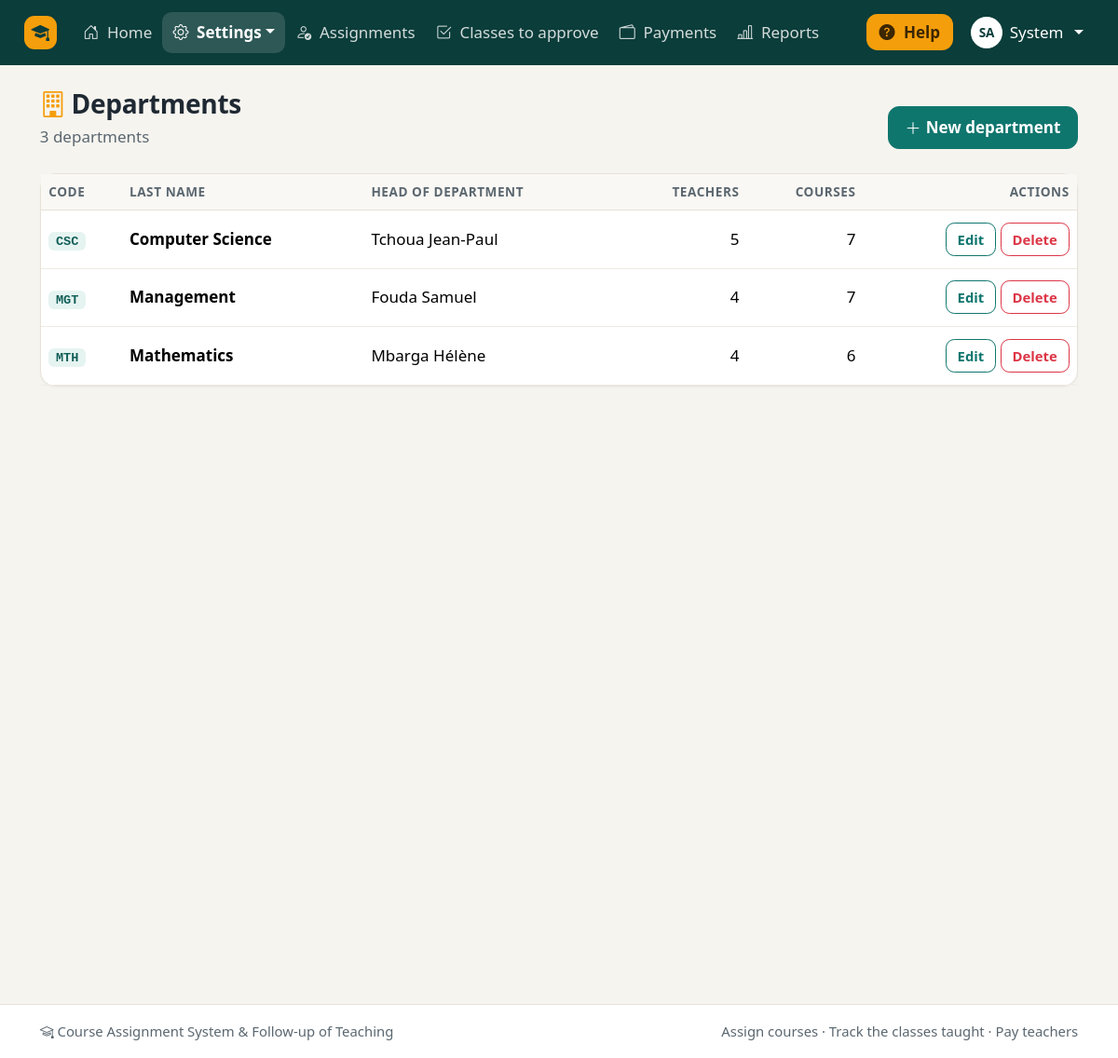
The app's page /admin/departments.php (signed in) with its own data.
### tables this page shows
CREATE TABLE users (
    id             INT AUTO_INCREMENT PRIMARY KEY,
    last_name      VARCHAR(80)  NOT NULL,
    first_name     VARCHAR(80)  NOT NULL,
    email          VARCHAR(150) NOT NULL UNIQUE,
    password_hash  VARCHAR(255) NOT NULL,
    role           ENUM('admin','head','teacher','accountant') NOT NULL DEFAULT 'teacher',
    department_id  INT NULL,
    academic_rank  VARCHAR(50) NULL,
    max_load       INT NOT NULL DEFAULT 0,
    phone          VARCHAR(30) NULL,
    is_active      TINYINT(1) NOT NULL DEFAULT 1,
    created_at     DATETIME NOT NULL DEFAULT CURRENT_TIMESTAMP,
    CONSTRAINT fk_user_department FOREIGN KEY (department_id) REFERENCES departments(id) ON DELETE SET NULL
);

CREATE TABLE departments (
    id       INT AUTO_INCREMENT PRIMARY KEY,
    name     VARCHAR(100) NOT NULL,
    code     VARCHAR(10)  NOT NULL UNIQUE,
    head_id  INT NULL
);

### includes/auth.php (called while the page is built, shortened)
<?php
require_once __DIR__ . '/functions.php';
function require_login(): array
{
    $user = current_user();
    return $user;
}
function require_role(array $roles): array
{
    $user = require_login();
    return $user;
}

### admin/departments.php (the view, shortened to what this page needs)
<?php
require_once __DIR__ . '/../includes/auth.php';
$user = require_role(['admin']);
$departments = db_all(
    "SELECT d.*, u.last_name AS head_last_name, u.first_name AS head_first_name,
            (SELECT COUNT(*) FROM users x WHERE x.department_id = d.id AND x.role IN ('teacher', 'head') AND x.is_active = 1) AS teacher_count,
            (SELECT COUNT(*) FROM courses c WHERE c.department_id = d.id AND c.is_active = 1) AS course_count
     FROM departments d LEFT JOIN users u ON u.id = d.head_id
     ORDER BY d.name"
);
require __DIR__ . '/../includes/header.php';
?>
<div class="page-header">
    <div>
        <h1><?= icon('building', 'greeting-icon') ?>Departments</h1>
        <p class="lead-text"><?= count($departments) ?> departments</p>
    </div>
    <a href="<?= e(url('admin/department_form.php')) ?>" class="btn btn-primary"><?= icon('plus-lg') ?>New department</a>
</div>
<div class="card">
    <div class="table-responsive">
        <table class="table table-hover table-card">
            <thead>
            <tr>
                <th>Code</th>
                <th>Last name</th>
                <th>Head of department</th>
                <th class="num">Teachers</th>
                <th class="num">Courses</th>
                <th class="text-end">Actions</th>
            </tr>
            </thead>
            <tbody>
            <?php foreach ($departments as $d): ?>
                <tr>
                    <td><span class="code-badge"><?= e($d['code']) ?></span></td>
                    <td class="fw-semibold"><?= e($d['name']) ?></td>
                    <td><?= $d['head_id'] ? e($d['head_last_name'] . ' ' . $d['head_first_name']) : '<span class="text-body-secondary">Not appointed</span>' ?></td>
                    <td class="num"><?= (int) $d['teacher_count'] ?></td>
                    <td class="num"><?= (int) $d['course_count'] ?></td>
                    <td class="text-end text-nowrap">
                        <a href="<?= e(url('admin/department_form.php?id=' . $d['id'])) ?>" class="btn btn-sm btn-outline-primary">Edit</a>
                        <form method="post" class="d-inline" data-confirm="Delete the <?= e($d['name']) ?> department?">
                            <button class="btn btn-sm btn-outline-danger">Delete</button>
                        </form>
                    </td>
                </tr>
            <?php endforeach; ?>
            </tbody>
        </table>
    </div>
</div>
<?php require __DIR__ . '/../includes/footer.php'; ?>

### includes/header.php (shortened to what this page needs)
<?php
$user = current_user();
$body_class = $body_class ?? '';
$scriptPath = ltrim(substr($_SERVER['SCRIPT_NAME'] ?? '', strlen(rtrim(BASE_URL, '/'))), '/');
$nav_active = $nav_active ?? $scriptPath;
$teachingMenu = ['My teaching', [
    ['My courses and workload', 'teacher/dashboard.php', 'journal-text'],
    ['My classes', 'teacher/sessions.php', 'clock-history'],
    ['My money', 'teacher/payments.php', 'wallet2'],
], 'person-workspace'];
$menus = [
    'admin' => [
        ['Home', 'admin/dashboard.php', 'house-door'],
        ['Settings', [
            ['Users', 'admin/users.php', 'people'],
            ['Departments', 'admin/departments.php', 'building'],
            ['Courses', 'admin/courses.php', 'journal-bookmark'],
            ['Academic years', 'admin/years.php', 'calendar3'],
            ['Hourly rates', 'admin/rates.php', 'cash-coin'],
        ], 'gear'],
        ['Assignments', 'admin/assignments.php', 'person-check'],
        ['Classes to approve', 'head/sessions_validation.php', 'check2-square'],
        ['Payments', 'accountant/payments.php', 'wallet2'],
        ['Reports', 'admin/reports.php', 'bar-chart-line'],
    ],
    'head' => [
        ['Home', 'head/dashboard.php', 'house-door'],
        ['Assignments', 'head/assignments.php', 'person-check'],
        ['Courses', 'admin/courses.php', 'journal-bookmark'],
        ['Classes to approve', 'head/sessions_validation.php', 'check2-square'],
        ['Reports', 'admin/reports.php', 'bar-chart-line'],
        $teachingMenu,
    ],
    'teacher' => [
        ['Home', 'teacher/dashboard.php', 'house-door'],
        ['My classes', 'teacher/sessions.php', 'clock-history'],
        ['My money', 'teacher/payments.php', 'wallet2'],
    ],
    'accountant' => [
        ['Home', 'accountant/dashboard.php', 'house-door'],
        ['Payments', 'accountant/payments.php', 'wallet2'],
        ['New payment', 'accountant/payment_form.php', 'plus-circle'],
        ['Payment statements', 'accountant/statements.php', 'printer'],
    ],
];
$menu = $user ? ($menus[$user['role']] ?? []) : [];
?>
<!doctype html>
<html lang="en">
<head>
    <link rel="stylesheet" href="<?= e(url('assets/vendor/bootstrap/css/bootstrap.min.css')) ?>">
    <link rel="stylesheet" href="<?= e(url('assets/vendor/bootstrap-icons/bootstrap-icons.min.css')) ?>">
    <link rel="stylesheet" href="<?= e(url('assets/css/style.css')) ?>">
    <link rel="stylesheet" href="<?= e(url('assets/css/print.css')) ?>" media="print">
</head>
<body class="<?= e($body_class) ?>">
<?php if ($user): ?>
<nav class="navbar navbar-expand-xl navbar-dark app-navbar no-print">
    <div class="container-fluid px-lg-4">
        <a class="navbar-brand" href="<?= e(url(dashboard_path($user['role']))) ?>">
            <span class="brand-mark"><?= icon('mortarboard-fill') ?></span>
        </a>
        <div class="collapse navbar-collapse" id="mainNav">
            <ul class="navbar-nav me-auto mb-2 mb-xl-0">
                <?php foreach ($menu as [$label, $target, $iconName]): ?>
                    <?php if (is_array($target)):
                        $isActive = in_array($nav_active, array_column($target, 1), true); ?>
                        <li class="nav-item dropdown">
                            <a class="nav-link dropdown-toggle<?= $isActive ? ' active' : '' ?>" href="#" role="button"
                               data-bs-toggle="dropdown" aria-expanded="false"><?= icon($iconName) ?> <?= e($label) ?></a>
                        </li>
                    <?php else: ?>
                        <li class="nav-item">
                            <a class="nav-link<?= $nav_active === $target ? ' active' : '' ?>"
                               <?= $nav_active === $target ? 'aria-current="page"' : '' ?>
                               href="<?= e(url($target)) ?>"><?= icon($iconName) ?> <?= e($label) ?></a>
                        </li>
                    <?php endif; ?>
                <?php endforeach; ?>
            </ul>
            <div class="d-flex flex-wrap align-items-center gap-2">
                <button type="button" class="btn btn-help" data-bs-toggle="offcanvas" data-bs-target="#helpPanel" aria-controls="helpPanel">
                    <?= icon('question-circle-fill') ?> Help
                </button>
                <div class="dropdown">
                    <a class="nav-link dropdown-toggle text-white user-chip" href="#" role="button" data-bs-toggle="dropdown" aria-expanded="false">
                        <span class="avatar"><?= e(mb_strtoupper(mb_substr($user['first_name'], 0, 1) . mb_substr($user['last_name'], 0, 1))) ?></span>
                        <span><?= e($user['first_name']) ?></span>
                    </a>
                </div>
            </div>
        </div>
    </div>
</nav>
<?php endif; ?>
<main class="<?= $user ? 'container-xl py-4' : 'guest-main' ?>">

### assets/css/style.css (style rules this page uses)
:root { --app-teal: #0f766e; --app-teal-dark: #115e59; --app-teal-deep: #0b3d3a; --app-teal-soft: #e6f4f1; --app-amber: #f59e0b; --app-amber-soft: #fff4dc; --app-ink: #1f2933; --app-muted: #5b6770; --app-bg: #f6f4ef; --app-line: #e7e2d8; --app-radius: 16px; --bs-primary: #0f766e; --bs-primary-rgb: 15, 118, 110; --bs-link-color: #0f766e; --bs-link-color-rgb: 15, 118, 110; --bs-link-hover-color: #115e59; --bs-body-color: #1f2933; --bs-secondary-color: #5b6770; --bs-border-radius: .65rem; --bs-border-radius-lg: .9rem; --bs-focus-ring-color: rgba(15, 118, 110, .3); }
html { font-size: 106.25%; }
body { background: var(--app-bg); color: var(--app-ink); min-height: 100vh; display: flex; flex-direction: column; line-height: 1.55; }
main { flex: 1; }
h1, h2, h3, .h1, .h2, .h3, .h4, .h5 { color: var(--app-ink); letter-spacing: -.01em; }
.btn { font-weight: 600; padding: .55rem 1.05rem; border-radius: .7rem; }
.btn-sm { padding: .35rem .7rem; border-radius: .55rem; font-weight: 600; }
.btn-primary { --bs-btn-bg: #0f766e; --bs-btn-border-color: #0f766e; --bs-btn-hover-bg: #115e59; --bs-btn-hover-border-color: #115e59; --bs-btn-active-bg: #0b4f4a; --bs-btn-active-border-color: #0b4f4a; --bs-btn-disabled-bg: #0f766e; --bs-btn-disabled-border-color: #0f766e; }
.btn-outline-primary { --bs-btn-color: #0f766e; --bs-btn-border-color: #0f766e; --bs-btn-hover-bg: #0f766e; --bs-btn-hover-border-color: #0f766e; --bs-btn-active-bg: #0b4f4a; --bs-btn-active-border-color: #0b4f4a; }
.app-navbar { background: var(--app-teal-deep); padding-top: .55rem; padding-bottom: .55rem; }
.app-navbar .navbar-brand { display: flex; align-items: center; gap: .55rem; font-weight: 700; }
.app-navbar .nav-link { color: rgba(255, 255, 255, .82); border-radius: .6rem; padding: .5rem .65rem !important; font-weight: 500; white-space: nowrap; }
.app-navbar .nav-link.active { color: #fff; background: rgba(255, 255, 255, .14); font-weight: 600; }
.brand-mark { display: inline-flex; align-items: center; justify-content: center; width: 2.1rem; height: 2.1rem; background: var(--app-amber); color: var(--app-teal-deep); font-size: 1.15rem; border-radius: .65rem; }
.btn-help { background: var(--app-amber); color: #3b2600; border: 0; padding: .4rem .8rem; }
.user-chip { display: flex; align-items: center; gap: .45rem; }
.avatar { display: inline-flex; align-items: center; justify-content: center; width: 2rem; height: 2rem; border-radius: 50%; background: #fff; color: var(--app-teal-deep); font-size: .8rem; font-weight: 700; }
.page-header { display: flex; flex-wrap: wrap; align-items: flex-end; justify-content: space-between; gap: 1rem; margin-bottom: 1.5rem; }
.page-header h1 { font-size: 1.65rem; font-weight: 700; margin: 0; }
.page-header .lead-text { color: var(--app-muted); margin: .3rem 0 0; max-width: 46rem; }
.card { border: 1px solid var(--app-line); border-radius: var(--app-radius); box-shadow: 0 1px 2px rgba(31, 41, 51, .04); }
.table { --bs-table-bg: transparent; }
.table thead th { font-size: .8rem; text-transform: uppercase; letter-spacing: .04em; color: var(--app-muted); font-weight: 700; white-space: nowrap; background: #faf8f4; border-bottom-color: var(--app-line); }
.table td { vertical-align: middle; padding-top: .75rem; padding-bottom: .75rem; border-color: #efebe3; }
.table .num { text-align: right; white-space: nowrap; font-variant-numeric: tabular-nums; }
.table-card { margin-bottom: 0; }
.code-badge { font-family: var(--bs-font-monospace); font-size: .8rem; font-weight: 600; background: var(--app-teal-soft); color: var(--app-teal-dark); padding: .15rem .45rem; border-radius: .35rem; }

### assets/css/print.css (style rules this page uses)
body { background: #fff !important; font-size: 11pt; color: #000; }
.no-print, .app-navbar, .app-footer, .filters, .btn, .alert-dismissible { display: none !important; }
main.container-xl { max-width: none !important; padding: 0 !important; }
.card, .print-sheet { box-shadow: none !important; padding: 0 !important; }
.table { font-size: 9.5pt; }
.table thead th { background: #eee !important; color: #000; }
tr { page-break-inside: avoid; }
a { color: #000; text-decoration: none; }

### records on screen
users: first_name+last_name "SA", first_name "System"
departments: code "CSC", name "Computer Science", head.first_name "Tchoua Jean-Paul", teacher_count "5", course_count "7"
departments: code "MGT", name "Management", head.first_name "Fouda Samuel", teacher_count "4", course_count "7"
departments: code "MTH", name "Mathematics", head.first_name "Mbarga Hélène", teacher_count "4", course_count "6"

### other values on screen
$label "Home"
$label "Settings"
$label "Assignments"
$label "Classes to approve"
$label "Payments"
$label "Reports"
count($departments) "3"
APP_NAME "Course Assignment System & Follow-up of Teaching"
